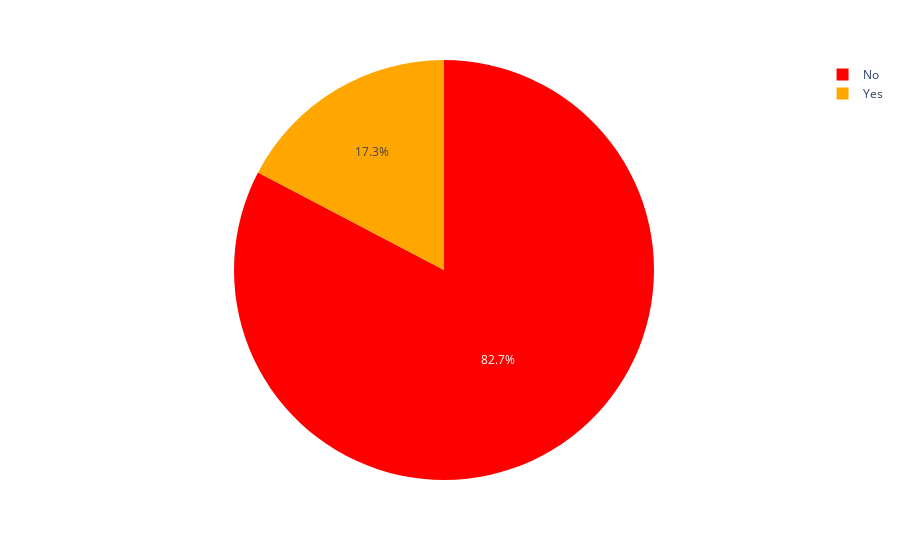

The code cell stored with this chart in its notebook:
### Code cell
def race_graph():
    fig1 = data_for_viz['wash_hands_frequently'].value_counts().reset_index()
    fig1.columns = ['wash_hands_frequently', 'count']

    # Create a pie chart
    fig_m_t_count_bar = px.pie(fig1, names='wash_hands_frequently', values='count', color_discrete_sequence=px.colors.cyclical.HSV)
    plotted_graph=fig_m_t_count_bar.show()
    return plotted_graph
race_graph()

### Figure 1 — Plotly figure (JSON) as saved in the notebook; plotly's stock layout.template omitted (floating-point values rounded to 4 significant figures)
{"data": [{"domain": {"x": [0, 1], "y": [0, 1]}, "hovertemplate": "wash_hands_frequently=%{label}<br>count=%{value}<extra></extra>", "labels": ["No", "Yes"], "legendgroup": "", "name": "", "showlegend": true, "type": "pie", "values": [21242, 4448]}], "layout": {"legend": {"tracegroupgap": 0}, "margin": {"t": 60}, "piecolorway": ["#ff0000", "#ffa700", "#afff00", "#08ff00", "#00ff9f", "#00b7ff", "#0010ff", "#9700ff", "#ff00bf", "#ff0000"]}}
